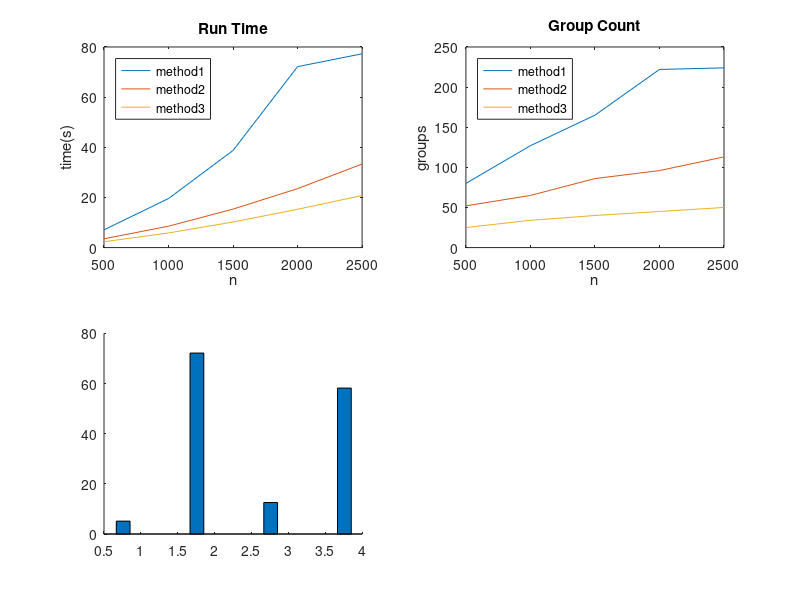

Write MATLAB code to recreate this figure. (Note: this script raises an error after producing the figure.)
x=500:500:2500; 
y1=[7.089 19.566 38.736 72.155 77.283]
subplot(2,2,1)
plot(x, y1);
title('Run Time');
hold on;
y2=[3.508 8.539 15.348 23.508 33.333]
subplot(2,2,1)
plot(x,y2);
y3=[2.331 5.832 10.201 15.278 20.759] 
subplot(2,2,1)
plot(x,y3);
hold off;
legend('method1','method2','method3','Location','northwest','Orientation','vertical');
xlabel('n') 
ylabel('time(s)')

y11=[80 127 165 222 224]
subplot(2,2,2)
plot(x,y11);
title('Group Count');
hold on;
y22=[52 65 86 96 113]
subplot(2,2,2)
plot(x,y22);
y33=[25 34 40 45 50]
subplot(2,2,2)
plot(x,y33);
hold off;
legend('method1','method2','method3','Location','northwest','Orientation','vertical');
xlabel('n') 
ylabel('groups')

Y=[5.133 4.351 3.466
     72.155 23.528 15.278
     12.557 68.27  7.175
     58.192 25.036  15.823];
subplot(2,2,3) 
bar(Y,'group') 
title 'Run Time' 
ylabel('time(s)')
legend('method1','method2','method3','Location','northwest','Orientation','vertical');
set(gca,'xTicklabel',{'NORMAL','CHISQUARE','POISSON','EXPONENT'});

Y1=[30 53 11
     222 96 45
     53 359  29
     161 92  43];
subplot(2,2,4) 
bar(Y1,'group') 
title 'Group Count' 
ylabel('groups')
legend('method1','method2','method3','Location','northwest','Orientation','vertical');
set(gca,'xTicklabel',{'NORMAL','CHISQUARE','POISSON','EXPONENT'});